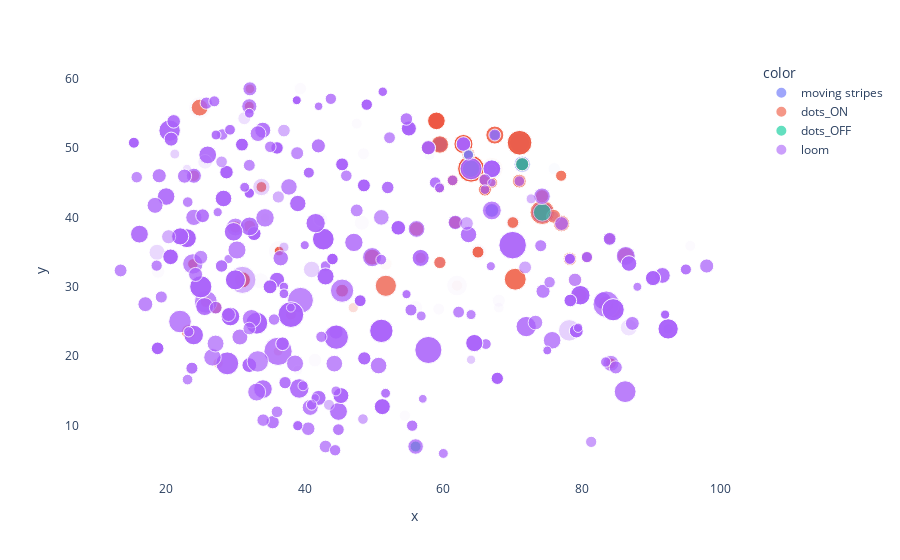

This figure's notebook cell:
### Code cell
import plotly.express as px
fig = px.scatter(x=pooled_data['x_centroid'], y=pooled_data['y_centroid']%y_res, color=pooled_data['stimtype'], size=abs(pooled_data['amplitude']), opacity=pooled_data['size']/ pooled_data['size'].max())

fig.update_layout(
    plot_bgcolor='rgba(0,0,0,0)',  # Transparent background for the plot area
    #paper_bgcolor='rgba(0,0,0,0)',  # Transparent background for the overall figure
)

# Update axes to remove gridlines
fig.update_xaxes(showgrid=False)  # Disable gridlines for x-axis
fig.update_yaxes(showgrid=False)  # Disable gridlines for y-axis

### Figure 1 — Plotly figure (JSON) as saved in the notebook; plotly's stock layout.template omitted (floating-point values rounded to 4 significant figures; data arrays with more than 128 entries replaced by an {"elided": "..."} marker saying what was removed)
{"data": [{"hovertemplate": "color=moving stripes<br>x=%{x}<br>y=%{y}<br>size=%{marker.size}<extra></extra>", "legendgroup": "moving stripes", "marker": {"color": "#636efa", "opacity": {"elided": "363 float values"}, "size": [5.295, 3.109, 2.578, 7.428, 4.143, 1.99, 1.653, 1.858, 2.151, 3.125, 9.895, 4.263, 3.544, 1.73, 2.214, 2.481, 3.015, 2.564, 2.744, 2.018, 1.851, 1.955, 2.077], "sizemode": "area", "sizeref": 0.03267, "symbol": "circle"}, "mode": "markers", "name": "moving stripes", "orientation": "v", "showlegend": true, "type": "scatter", "x": [67, 67, 62.9, 74.27, 59.5, 55.02, 78.26, 79.76, 67, 66, 71, 71.38, 74.24, 92.44, 67.43, 66, 57.84, 76, 63.62, 58, 98, 55.33, 84], "xaxis": "x", "y": [47, 41, 50.57, 40.73, 50.5, 52.8, 34.03, 28.79, 45, 44, 50.75, 47.66, 43.05, 23.94, 51.86, 45.41, 50.03, 47, 49, 49, 33, 26.67, 27], "yaxis": "y"}, {"hovertemplate": "color=dots_ON<br>x=%{x}<br>y=%{y}<br>size=%{marker.size}<extra></extra>", "legendgroup": "dots_ON", "marker": {"color": "#EF553B", "opacity": {"elided": "363 float values"}, "size": [4.236, 1.594, 1.528, 2.087, 4.629, 1.806, 1.543, 2.348, 3.092, 1.351, 1.46, 2.179, 1.752, 1.911, 2.744, 1.977, 2.613, 1.444, 1.71, 8.425, 8.297, 3.571, 3.473, 5.929, 11.77, 7.839, 4.306, 2.346, 9.679, 4.959, 7.323, 4.666, 2.257, 2.233, 2.816, 2.078, 2.915, 3.092, 2.835, 4.387, 2.075, 1.81, 2.637, 4.134, 5.072, 9.928, 2.107, 1.938, 3.078, 2.845, 2.674, 2.481, 3.096, 3.44, 3.008, 5.287, 4.418, 2.638, 1.672, 2.129, 1.824, 2.494, 3.088, 3.536, 3.447, 2.634, 2.036, 2.689, 1.783, 2.031], "sizemode": "area", "sizeref": 0.03267, "symbol": "circle"}, "mode": "markers", "name": "dots_ON", "orientation": "v", "showlegend": true, "type": "scatter", "x": [31, 32, 32.09, 25.73, 24.84, 23.85, 36.29, 30, 20.5, 24, 36.15, 24, 29, 33.75, 30, 38, 32.03, 34.27, 47, 67, 70, 79, 67, 62.9, 64, 70.38, 83.5, 65, 74.27, 59.5, 51.71, 86.32, 80.72, 70.03, 55.02, 61.97, 78.26, 79.76, 61.73, 77.06, 67, 63.63, 66, 49.73, 59, 71, 56.73, 84.18, 71.38, 74.24, 45.39, 59.5, 75.92, 56.13, 70.97, 67.43, 84.5, 66, 59.45, 84, 84, 27.16, 57.84, 30.65, 23.26, 51.7, 77, 63.62, 27.5, 61.33], "xaxis": "x", "y": [31, 56, 58.51, 27.84, 55.81, 33.29, 35.15, 38.61, 52.5, 40, 20.71, 46, 26, 44.38, 31, 26, 38.7, 39.93, 27, 47, 36, 31, 41, 50.57, 47, 31.09, 27.5, 35, 40.73, 50.5, 30.15, 34.44, 34.28, 39.26, 52.8, 30.18, 34.03, 28.79, 39.27, 39.11, 45, 37.53, 44, 34.27, 53.9, 50.75, 34.16, 18.97, 47.66, 43.05, 29.44, 33.5, 40.16, 38.33, 45.23, 51.86, 26.7, 45.41, 44.24, 37, 36.91, 27, 50.03, 22.77, 23.52, 33.3, 46, 49, 19, 45.33], "yaxis": "y"}, {"hovertemplate": "color=dots_OFF<br>x=%{x}<br>y=%{y}<br>size=%{marker.size}<extra></extra>", "legendgroup": "dots_OFF", "marker": {"color": "#00cc96", "opacity": {"elided": "363 float values"}, "size": [1.368, 4.964, 5.125, 2.824, 1.702, 1.848, 1.978], "sizemode": "area", "sizeref": 0.03267, "symbol": "circle"}, "mode": "markers", "name": "dots_OFF", "orientation": "v", "showlegend": true, "type": "scatter", "x": [67, 64, 74.27, 71.38, 67.43, 63.62, 56], "xaxis": "x", "y": [47, 47, 40.73, 47.66, 51.86, 49, 7], "yaxis": "y"}, {"hovertemplate": "color=loom<br>x=%{x}<br>y=%{y}<br>size=%{marker.size}<extra></extra>", "legendgroup": "loom", "marker": {"color": "#ab63fa", "opacity": {"elided": "363 float values"}, "size": {"elided": "263 float values"}, "sizemode": "area", "sizeref": 0.03267, "symbol": "circle"}, "mode": "markers", "name": "loom", "orientation": "v", "showlegend": true, "type": "scatter", "x": {"elided": "263 float values"}, "xaxis": "x", "y": {"elided": "263 float values"}, "yaxis": "y"}], "layout": {"legend": {"itemsizing": "constant", "title": {"text": "color"}, "tracegroupgap": 0}, "margin": {"t": 60}, "plot_bgcolor": "rgba(0,0,0,0)", "xaxis": {"anchor": "y", "domain": [0, 1], "showgrid": false, "title": {"text": "x"}}, "yaxis": {"anchor": "x", "domain": [0, 1], "showgrid": false, "title": {"text": "y"}}}}
